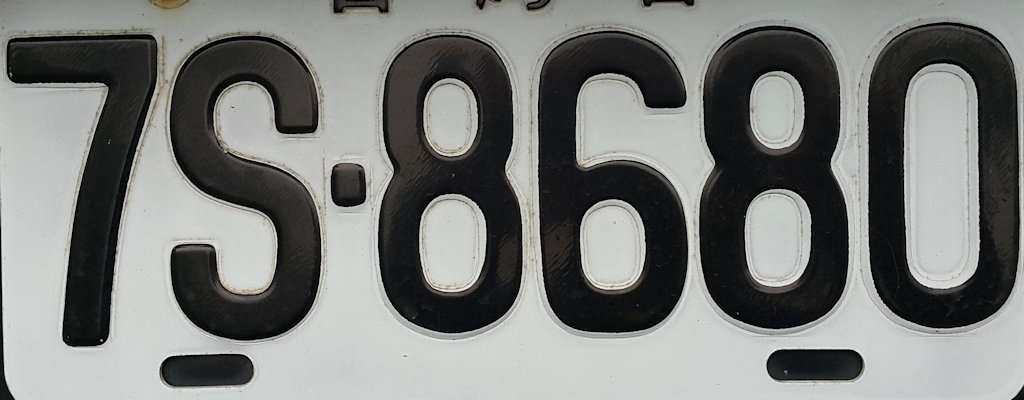
#> input picture Otsu algorithm/license_plate.bmp, 1024 x 400 px, found by its file name
$ jupyter execute Otsu.ipynb
#> lines starting #> are read from the running program, lines starting #| are printed output that depends on the picture; after the words box and inside, x2 and y2 are one past the last pixel; in counts of white or black regions, pixels touching at a corner belong together
[cell 1]
import cv2
import google.colab.patches as colab
import matplotlib.pyplot as plt
import numpy

load the license plate image from file

[cell 2]
in_mat = cv2.imread("/content/drive/MyDrive/Colab Notebooks/license_plate.bmp", 0)
#> in_mat: shape (400, 1024); min 0, max 239, mean 123.6
colab.cv2_imshow(in_mat)

compute the normalized histogram of input image

[cell 3]
# get the rows and columns of the input image
rows = in_mat.shape[0]
#> rows = 400
cols = in_mat.shape[1]
#> cols = 1024

in_hist = numpy.zeros((256), dtype=float)

for r in range(rows):
  for c in range(cols):

    gray_value = in_mat[r, c]
    in_hist[gray_value] = in_hist[gray_value] + 1
#> after the loop, in_hist = 256 values, max 12904 at index 208, min 0 at index 240, mean 1600

for i in range(256):
  in_hist[i] = in_hist[i] / (rows * cols)
#> after the loop, in_hist = 256 values, max 0.0315 at index 208, min 0 at index 240, mean 0.00391

display the histogram of the input image

[cell 4]
plt.bar(range(in_hist.shape[0]), in_hist)
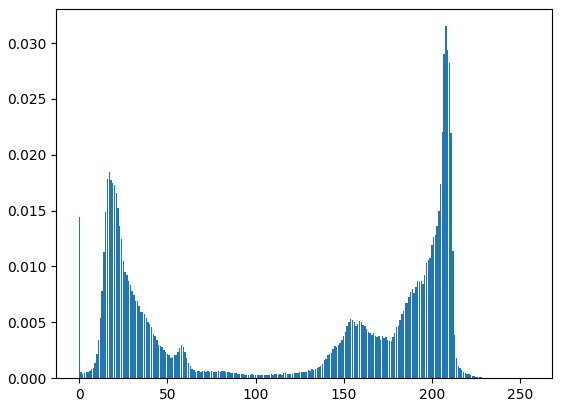
#> figure drawn by matplotlib, 1 panel; tallest bar 0.0315 high, from x = 207.6 to 208.4

**Initialization:** initialize four statistical variables $P_0$, $P_1$, $Q_0$, and $Q_1=\sum_{i=0}^{N-1}{i\times Pr(i)}$

[cell 5]
P0 = 0.0
P1 = 1.0
Q0 = 0.0
Q1 = 0.0
for i in range(256):
  Q1 += i * in_hist[i]
#> this loop made 256 passes
#> Q1 on passes 1 to 3: 0, 0.000571, 0.00141
#> after the loop, Q1 = 123.6

**Initialization**: initialize two variables $t^*$ and between-class variance $\sigma_{b,max}^2$

[cell 6]
t_star = 0
max_bc_var = 0.0  # maximum between-class variance

**Iteration Step**

[cell 7]
for i in range(255):

  # Step 1: update four statistical variables
  P0 = P0 + in_hist[i]
  P1 = 1.0 - P0
  Q0 = Q0 + i * in_hist[i]
  Q1 = Q1 - i * in_hist[i]

  # Step 2: proceed two next iteration if P0 or P1 is zero
  if P0 <= 0.0 or P1 <= 0.0:
    continue

  # Step 3: compute $mu_0$ and $mu_1$
  mu0 = Q0 / P0
  mu1 = Q1 / P1

  # Step 4: compute between-class variance
  bc_var = P0 * P1 * (mu0 - mu1) * (mu0 - mu1)

  # Step 5: update t_star and max_bc_var if bc_var >= max_bc_var
  if bc_var >= max_bc_var:
    t_star = i
    max_bc_var = bc_var
#> this loop made 255 passes
#> (P0, P1, Q0, Q1, mu0, mu1, bc_var, max_bc_var) on passes 1 to 11: (0.0145, 0.986, 0, 123.6, 0, 125.4, 224.2, 224.2), (0.015, 0.985, 0.000571, 123.6, 0.038, 125.5, 233.1, 233.1), (0.0155, 0.985, 0.00141, 123.6, 0.091, 125.6, 239.5, 239.5), (0.0159, 0.984, 0.00272, 123.6, 0.171, 125.6, 246.1, 246.1), (0.0164, 0.984, 0.00479, 123.6, 0.292, 125.7, 253.7, 253.7), (0.017, 0.983, 0.00753, 123.6, 0.444, 125.7, 261.7, 261.7), (0.0176, 0.982, 0.0116, 123.6, 0.657, 125.8, 271.4, 271.4), (0.0185, 0.982, 0.0177, 123.6, 0.954, 125.9, 283.6, 283.6), (0.0194, 0.981, 0.0249, 123.6, 1.28, 126, 296.1, 296.1), (0.0208, 0.979, 0.0373, 123.6, 1.79, 126.2, 314.9, 314.9), (0.0229, 0.977, 0.059, 123.6, 2.57, 126.5, 344.1, 344.1)
#> (P0, P1, Q0, Q1) on pass 80: (0.396, 0.604, 10.81, 112.8)

display the optimal threshold

[cell 8]
print(f'optimal threshold:{t_star}')
#| optimal threshold:108

perform the thresholding using the found threshold

[cell 9]
# create an output image
out_mat = numpy.zeros(in_mat.shape, dtype=numpy.uint8)

for r in range(rows):
  for c in range(cols):
    if(in_mat[r, c] <= t_star):
      out_mat[r, c] = 0
    else:
      out_mat[r, c] = 255
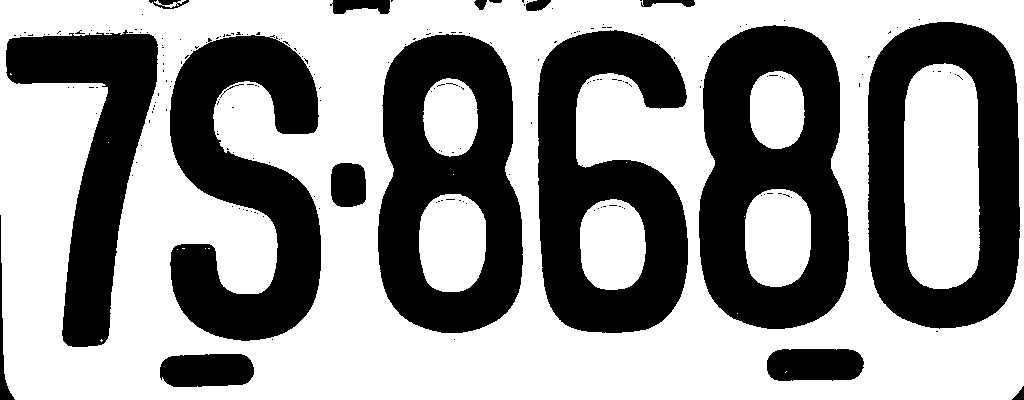
#> out_mat: shape (400, 1024); 59.3% white; 205 black regions (187 under 20 px), largest, box (x1, y1, x2, y2) and area: (699, 25, 849, 329) 29605, (378, 34, 523, 333) 27478, (538, 30, 688, 333) 27276
